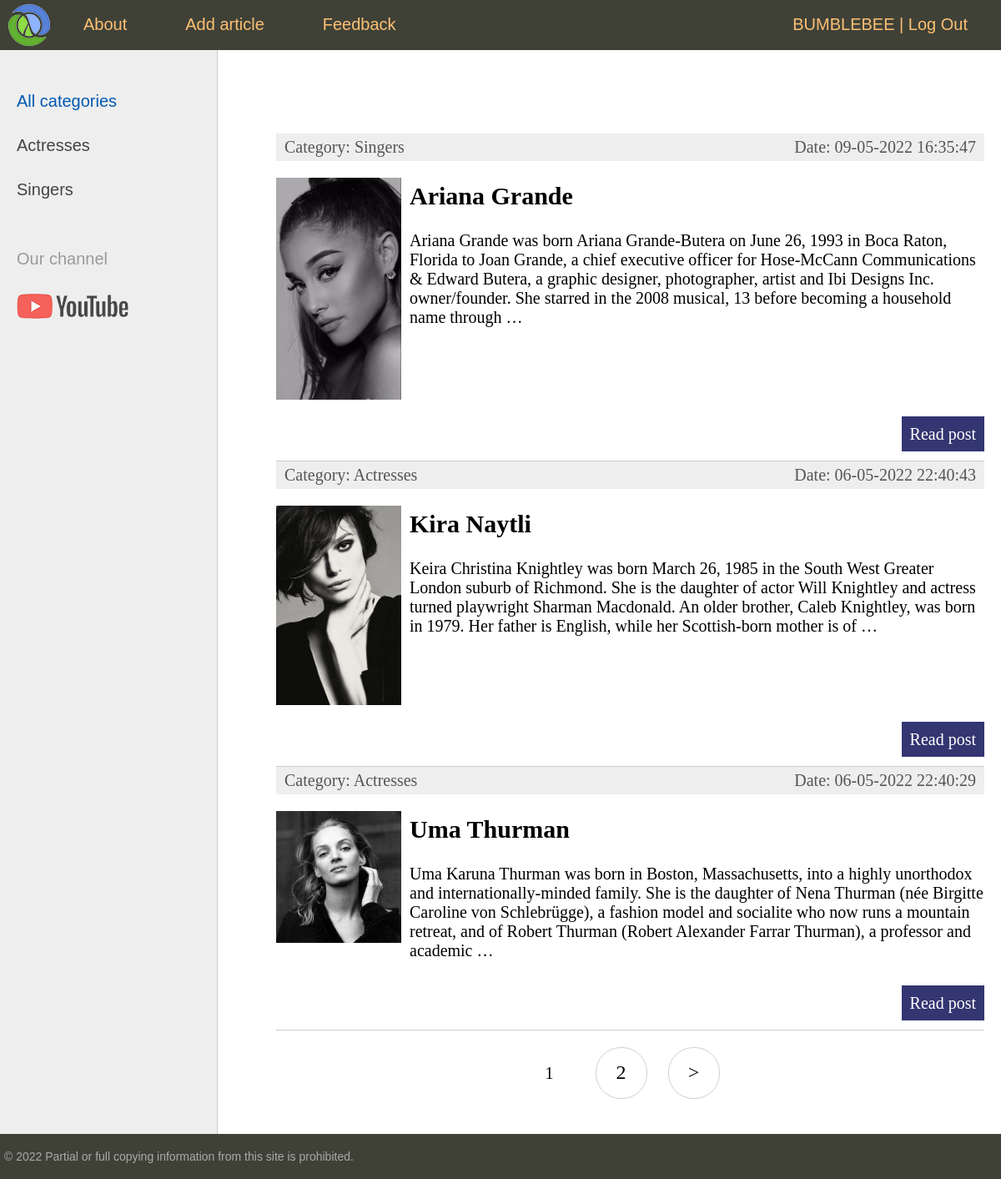
The app's page / (signed in) with its own data.
### women/models.py (models this page shows, shortened)
class Category(models.Model):
    name = models.CharField(max_length=100, db_index=True, verbose_name='Category')
    slug = models.SlugField(max_length=255, unique=True, db_index=True, verbose_name="URL")
    def __str__(self):
        return self.name
    def get_absolute_url(self):
        return reverse('category', kwargs={'cat_slug': self.slug})
    class Meta:
        verbose_name = 'Category'
        verbose_name_plural = 'Categories'
        ordering = ['id']

class Women(models.Model):
    title = models.CharField(max_length=255)
    slug = models.SlugField(max_length=255, unique=True, db_index=True, verbose_name="URL")
    content = models.TextField(blank=True)
    photo = models.ImageField(upload_to="photos/%Y/%m/%d/")
    time_create = models.DateTimeField(auto_now_add=True)
    time_update = models.DateTimeField(auto_now=True)
    is_published = models.BooleanField(default=True)
    cat = models.ForeignKey('Category', on_delete=models.PROTECT, verbose_name="Category")
    def get_absolute_url(self):
        return reverse('post', kwargs={'post_slug': self.slug})
    class Meta:
        verbose_name = 'Famous women'
        verbose_name_plural = 'Famous women'
        ordering = ['-time_create', 'title']

### women/views.py (the view)
# urls.py: path('', WomenHome.as_view(), name='home'),    # http://127.0.0.1:8000/
class WomenHome(DataMixin, ListView):
    model = Women
    template_name = 'women/index.html'
    context_object_name = 'posts'
    def get_context_data(self, *, object_list=None, **kwargs):
        context = super().get_context_data(**kwargs)
        c_def = self.get_user_context(title="Main page")
        return dict(list(context.items()) + list(c_def.items()))
    def get_queryset(self):
        return Women.objects.filter(is_published=True).select_related('cat')

### women/utils.py (called while the page is built)
    def get_user_context(self, **kwargs):
        context = kwargs
        cats = cache.get('cats')
        if not cats:
            cats = Category.objects.annotate(Count('women'))
            cache.set('cats', cats, 200)
        user_menu = menu.copy()
        if not self.request.user.is_authenticated:
            user_menu.pop(1)
        context['menu'] = user_menu
        context['cats'] = cats
        if 'cat_selected' not in context:
            context['cat_selected'] = 0
        return context

### women/templates/women/index.html (shortened to what this page needs)
{% extends 'women/base.html' %}
{% block content %}
<ul class="list-articles">
	{% for post in posts %}
			<li><div class="article-panel">
	<p class="first">Category: {{ post.cat }}</p>
	<p class="last">Date: {{ post.time_update | date:"d-m-Y H:i:s" }}</p>
</div>
{% if post.photo %}
	<p><img class="img-article-left thumb" src="{{ post.photo.url }}"></p>
{% endif %}
				<h2>{{post.title}}</h2>
	{% autoescape on %}
	{{ post.content | linebreaks | truncatewords:50 }}
	{% endautoescape %}
			<p class="link-read-post"><a href="{{ post.get_absolute_url }}">Read post</a></p>
			</li>
	{% endfor %}
</ul>
{% endblock %}

### women/templates/women/base.html (shortened to what this page needs)
{% load static %}
{% load women_tags %}
<!DOCTYPE html>
<html>
<head>
	<link type="text/css" href="{% static 'women/css/styles.css' %}" rel="stylesheet" />
</head>
<body>
<table class="table-page" border=0 cellpadding="0" cellspacing="0">
<tr><td valign=top>
{% block mainmenu %}
		<div class="header">
			<ul id="mainmenu" class="mainmenu">
			<li class="logo"><a href="{% url 'home' %}"><div class="logo"></div></a></li>
{% for m in menu %}
			<li><a href="{% url m.url_name %}">{{m.title}}</a></li>
{% endfor %}
				{% if request.user.is_authenticated %}
				<li class="last">{{ user.username }} | <a href="{% url 'logout' %}">Log Out</a></li>
				{% else %}
				<li class="last"><a href="{% url 'register' %}">Sign Up</a> | <a href="{% url 'login' %}">Log In</a></li>
				{% endif %}
			</ul>
		</div>
{% endblock mainmenu %}
<table class="table-content" border=0 cellpadding="0" cellspacing="0">
<tr>
	<td valign="top" class="left-chapters">
	<ul id="leftchapters">
{% if cat_selected == 0 %}
		<li class="selected">All categories</li>
{% else %}
		<li><a href="{% url 'home' %}">All categories</a></li>
{% endif %}
{% for c in cats %}
{% if c.women__count > 0 %}
	{% if c.pk == cat_selected %}
		<li class="selected">{{c.name}}</li>
	{% else %}
		<li><a href="{{ c.get_absolute_url }}">{{c.name}}</a></li>
	{% endif %}
{% endif %}
{% endfor %}
		<li class="share">
		<p>Our channel</p>
		<a class="share-yt" href="https://www.youtube.com/watch?v=dQw4w9WgXcQ&ab_channel=RickAstley" target="_blank" rel="nofollow"></a>
		</li>
	</ul>
</td>
<td valign="top" class="content">
	<div class="content-text">
{% block content %}
{% endblock %}
{% if page_obj.has_other_pages %}
<nav class="list-pages">
	<ul>
		{% for p in paginator.page_range %}
		{% if page_obj.number == p %}
		<li class="page-num page-num-selected">{{ p }}</li>
		{% elif p >= page_obj.number|add:-2 and p <= page_obj.number|add:2 %}
		<li class="page-num">
			<a href="?page={{ p }}">{{ p }}</a>
		</li>
		{% endif %}
		{% endfor %}
{% if page_obj.has_next %}
<li class="page-num">
	<a href="?page={{ page_obj.next_page_number }}">&gt;</a>
</li>
{% endif %}
	</ul>
</nav>
{% endif %}
	</div>
</td></tr></table>
</td></tr>
<tr><td valign=top>
	<div id="footer">
		<p>&copy; 2022 Partial or full copying information from this site is prohibited.</p>
	</div>
</td></tr></table>
</body>
</html>

### women/static/women/css/styles.css (style rules this page uses)
html, body { font-family: 'Arial'; margin: 0; padding: 0; height: 100%; width: 100%; color: #444; }
a { color: #0059b2; text-decoration: none; }
img { max-width: 600px; height: auto; }
img.img-article-left { max-width: 300px; height: auto; float: left; padding: 0 10px 10px 0; }
img.img-article-left.thumb { max-width: 150px; height: auto; }
p.link-read-post { text-align: right; }
p.link-read-post a { padding: 10px; min-width: 100px; background: #333671; color: #fff; text-decoration: none; }
div.article-panel { background: #eee; padding: 5px 10px 5px 10px; box-sizing: border-box; overflow: hidden; color: #555; }
div.article-panel p.first { margin: 0; float: left; }
div.article-panel p.last { margin: 0; float: right; }
ul.list-articles { list-style: none; margin: 0; padding: 0; }
ul.list-articles li { border-bottom: 1px solid #ccc; }
.table-page { width: 100%; height: 100%; vertical-align: top; }
.table-page tr { height: 100%; }
.header { background: #3F4137; height: 60px; }
.logo { background: url('../images/logo.png') no-repeat 10px 5px; width: 70px; height: 60px; }
ul.mainmenu { list-style: none; margin: 0; padding: 0; height: 60px; color: #fdc073; font-size: 20px; overflow: hidden; }
ul.mainmenu li { float: left; margin: 18px 40px 0 30px; }
ul.mainmenu li.logo { margin: 0; }
ul.mainmenu li.last { float: right; }
ul.mainmenu li a { color: #fdc073; text-decoration: none; }
.table-content { width: 100%; min-height: 100%; height: 100%; }
.left-chapters { margin: 0; background: #eee; border-right: 1px solid #ccc; min-height: 100%; }
.left-chapters ul { width: 230px; min-height: 100%; margin: 0; padding: 20px 10px 10px 20px; list-style: none; font-size: 20px; }
.left-chapters ul li { margin: 30px 0 0 0; color: #999; }
.left-chapters ul li.selected { color: #0059b2; }
.left-chapters ul li a { color: #444; text-decoration: none; }
.left-chapters ul li.share { margin: 60px 0 0 0; }
.left-chapters ul li.share p { margin: 30px 0 30px 0; }
.left-chapters ul li.share a { display: inline-block; width: 40px; height: 40px; margin: 0 20px 0 0; }
.left-chapters ul li.share a.share-yt { width: 100%; height: 30px; background: url('../images/share_yt.png') no-repeat 0 0 }
.content { padding: 40px 20px 20px 40px; width: 100%; box-sizing: border-box; }
.content-text { margin: 60px 0 0 30px; color: #000; font-size: 20px; font-family: Yandex Sans Display Light; }
#footer { box-sizing: border-box; background: #3F4137; padding: 5px; color: #aaa; font-size: 14px; font-family: Verdana, Geneva, Arial, Helvetica; text-align: left; overflow: hidden; }
.list-pages { text-align: center; margin: 0 0 20px 0; }
.list-pages ul { margin: 20px 0 0 0; padding: 0; list-style: none; }
.list-pages ul li { display: inline-block; margin: 0 20px 0 0; }
.list-pages a { color: #000; font-size: 24px; text-decoration: none; }
.list-pages .page-num, .page-num-selected { display: inline-block; width: 60px; height: 44px; padding: 16px 0 0 0; border: 1px solid #d0d0d0; border-radius: 30px; }
.list-pages .page-num-selected { border: none; color: #000; font-size: 20px; }

### records on screen
Category: name "Actresses"
Category: name "Singers"
Women: cat "Singers", time_update "09-05-2022 16:35:47", photo (picture), title "Ariana Grande", content "Ariana Grande was born Ariana Grande-Butera on June 26, 1993 in Boca Raton, Florida to Joan Grande, a chief executive officer for Hose-McCann Communications & Edward Butera, a graphic designer, photographer, artist and Ibi Designs Inc. owner/founder. She starred in the 2008 musical, 13 before becoming a household name through …"
Women: cat "Actresses", time_update "06-05-2022 22:40:43", photo (picture), title "Kira Naytli", content "Keira Christina Knightley was born March 26, 1985 in the South West Greater London suburb of Richmond. She is the daughter of actor Will Knightley and actress turned playwright Sharman Macdonald. An older brother, Caleb Knightley, was born in 1979. Her father is English, while her Scottish-born mother is of …"
Women: cat "Actresses", time_update "06-05-2022 22:40:29", photo (picture), title "Uma Thurman", content "Uma Karuna Thurman was born in Boston, Massachusetts, into a highly unorthodox and internationally-minded family. She is the daughter of Nena Thurman (née Birgitte Caroline von Schlebrügge), a fashion model and socialite who now runs a mountain retreat, and of Robert Thurman (Robert Alexander Farrar Thurman), a professor and academic …"

### other values on screen
{{ m.title }} "About" "Add article" "Feedback"
{{ user.username }} "BUMBLEBEE"
{{ p }} "1"
{{ p }} "2"
